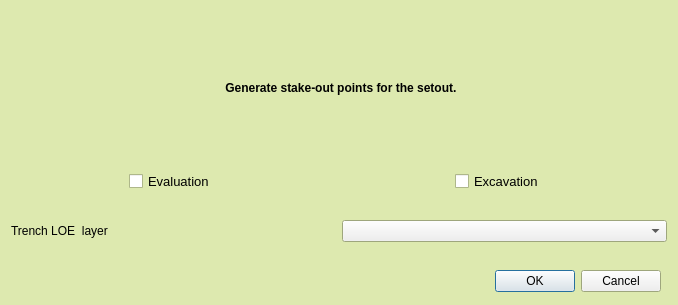
<?xml version="1.0" encoding="UTF-8"?>
<ui version="4.0">
 <class>TrenchCreatorDialogBase</class>
 <widget class="QDialog" name="TrenchCreatorDialogBase">
  <property name="windowModality">
   <enum>Qt::ApplicationModal</enum>
  </property>
  <property name="geometry">
   <rect>
    <x>0</x>
    <y>0</y>
    <width>678</width>
    <height>305</height>
   </rect>
  </property>
  <property name="maximumSize">
   <size>
    <width>16777215</width>
    <height>16777215</height>
   </size>
  </property>
  <property name="palette">
   <palette>
    <active>
     <colorrole role="Base">
      <brush brushstyle="SolidPattern">
       <color alpha="255">
        <red>255</red>
        <green>255</green>
        <blue>255</blue>
       </color>
      </brush>
     </colorrole>
     <colorrole role="Window">
      <brush brushstyle="SolidPattern">
       <color alpha="255">
        <red>221</red>
        <green>233</green>
        <blue>175</blue>
       </color>
      </brush>
     </colorrole>
    </active>
    <inactive>
     <colorrole role="Base">
      <brush brushstyle="SolidPattern">
       <color alpha="255">
        <red>255</red>
        <green>255</green>
        <blue>255</blue>
       </color>
      </brush>
     </colorrole>
     <colorrole role="Window">
      <brush brushstyle="SolidPattern">
       <color alpha="255">
        <red>221</red>
        <green>233</green>
        <blue>175</blue>
       </color>
      </brush>
     </colorrole>
    </inactive>
    <disabled>
     <colorrole role="Base">
      <brush brushstyle="SolidPattern">
       <color alpha="255">
        <red>221</red>
        <green>233</green>
        <blue>175</blue>
       </color>
      </brush>
     </colorrole>
     <colorrole role="Window">
      <brush brushstyle="SolidPattern">
       <color alpha="255">
        <red>221</red>
        <green>233</green>
        <blue>175</blue>
       </color>
      </brush>
     </colorrole>
    </disabled>
   </palette>
  </property>
  <property name="windowTitle">
   <string>Evaluation Trench Generator</string>
  </property>
  <layout class="QGridLayout" name="gridLayout">
   <item row="1" column="1">
    <widget class="QLabel" name="label">
     <property name="text">
      <string>&lt;html&gt;&lt;head/&gt;&lt;body&gt;&lt;p align=&quot;center&quot;&gt;&lt;span style=&quot; font-weight:600;&quot;&gt;Generate stake-out points for the setout. &lt;/span&gt;&lt;/p&gt;&lt;/body&gt;&lt;/html&gt;</string>
     </property>
    </widget>
   </item>
   <item row="7" column="1">
    <widget class="QDialogButtonBox" name="button_box">
     <property name="orientation">
      <enum>Qt::Horizontal</enum>
     </property>
     <property name="standardButtons">
      <set>QDialogButtonBox::Cancel|QDialogButtonBox::Ok</set>
     </property>
    </widget>
   </item>
   <item row="1" column="0">
    <widget class="QLabel" name="label_3">
     <property name="maximumSize">
      <size>
       <width>150</width>
       <height>150</height>
      </size>
     </property>
     <property name="text">
      <string/>
     </property>
     <property name="pixmap">
      <pixmap>icons/trench_so_points.png</pixmap>
     </property>
     <property name="scaledContents">
      <bool>true</bool>
     </property>
    </widget>
   </item>
   <item row="3" column="0" colspan="2">
    <layout class="QHBoxLayout" name="horizontalLayout_2">
     <item alignment="Qt::AlignHCenter">
      <widget class="QCheckBox" name="eval_checkBox">
       <property name="font">
        <font>
         <pointsize>10</pointsize>
        </font>
       </property>
       <property name="text">
        <string>Evaluation</string>
       </property>
       <property name="iconSize">
        <size>
         <width>16</width>
         <height>16</height>
        </size>
       </property>
       <property name="autoExclusive">
        <bool>true</bool>
       </property>
      </widget>
     </item>
     <item alignment="Qt::AlignHCenter">
      <widget class="QCheckBox" name="excavation_checkBox">
       <property name="font">
        <font>
         <pointsize>10</pointsize>
        </font>
       </property>
       <property name="text">
        <string>Excavation</string>
       </property>
       <property name="autoExclusive">
        <bool>true</bool>
       </property>
      </widget>
     </item>
    </layout>
   </item>
   <item row="4" column="0" colspan="2">
    <spacer name="horizontalSpacer">
     <property name="orientation">
      <enum>Qt::Horizontal</enum>
     </property>
     <property name="sizeHint" stdset="0">
      <size>
       <width>40</width>
       <height>20</height>
      </size>
     </property>
    </spacer>
   </item>
   <item row="6" column="0" colspan="2">
    <spacer name="horizontalSpacer_2">
     <property name="orientation">
      <enum>Qt::Horizontal</enum>
     </property>
     <property name="sizeHint" stdset="0">
      <size>
       <width>40</width>
       <height>20</height>
      </size>
     </property>
    </spacer>
   </item>
   <item row="5" column="0" colspan="3">
    <layout class="QHBoxLayout" name="horizontalLayout">
     <item>
      <widget class="QLabel" name="LOE_label">
       <property name="frameShape">
        <enum>QFrame::NoFrame</enum>
       </property>
       <property name="text">
        <string>Trench LOE  layer</string>
       </property>
      </widget>
     </item>
     <item>
      <widget class="QComboBox" name="trenchLOE_layer_comboBox">
       <property name="focusPolicy">
        <enum>Qt::WheelFocus</enum>
       </property>
      </widget>
     </item>
    </layout>
   </item>
  </layout>
 </widget>
 <resources/>
 <connections>
  <connection>
   <sender>button_box</sender>
   <signal>accepted()</signal>
   <receiver>TrenchCreatorDialogBase</receiver>
   <slot>accept()</slot>
   <hints>
    <hint type="sourcelabel">
     <x>20</x>
     <y>20</y>
    </hint>
    <hint type="destinationlabel">
     <x>20</x>
     <y>20</y>
    </hint>
   </hints>
  </connection>
  <connection>
   <sender>button_box</sender>
   <signal>rejected()</signal>
   <receiver>TrenchCreatorDialogBase</receiver>
   <slot>reject()</slot>
   <hints>
    <hint type="sourcelabel">
     <x>20</x>
     <y>20</y>
    </hint>
    <hint type="destinationlabel">
     <x>20</x>
     <y>20</y>
    </hint>
   </hints>
  </connection>
 </connections>
</ui>
